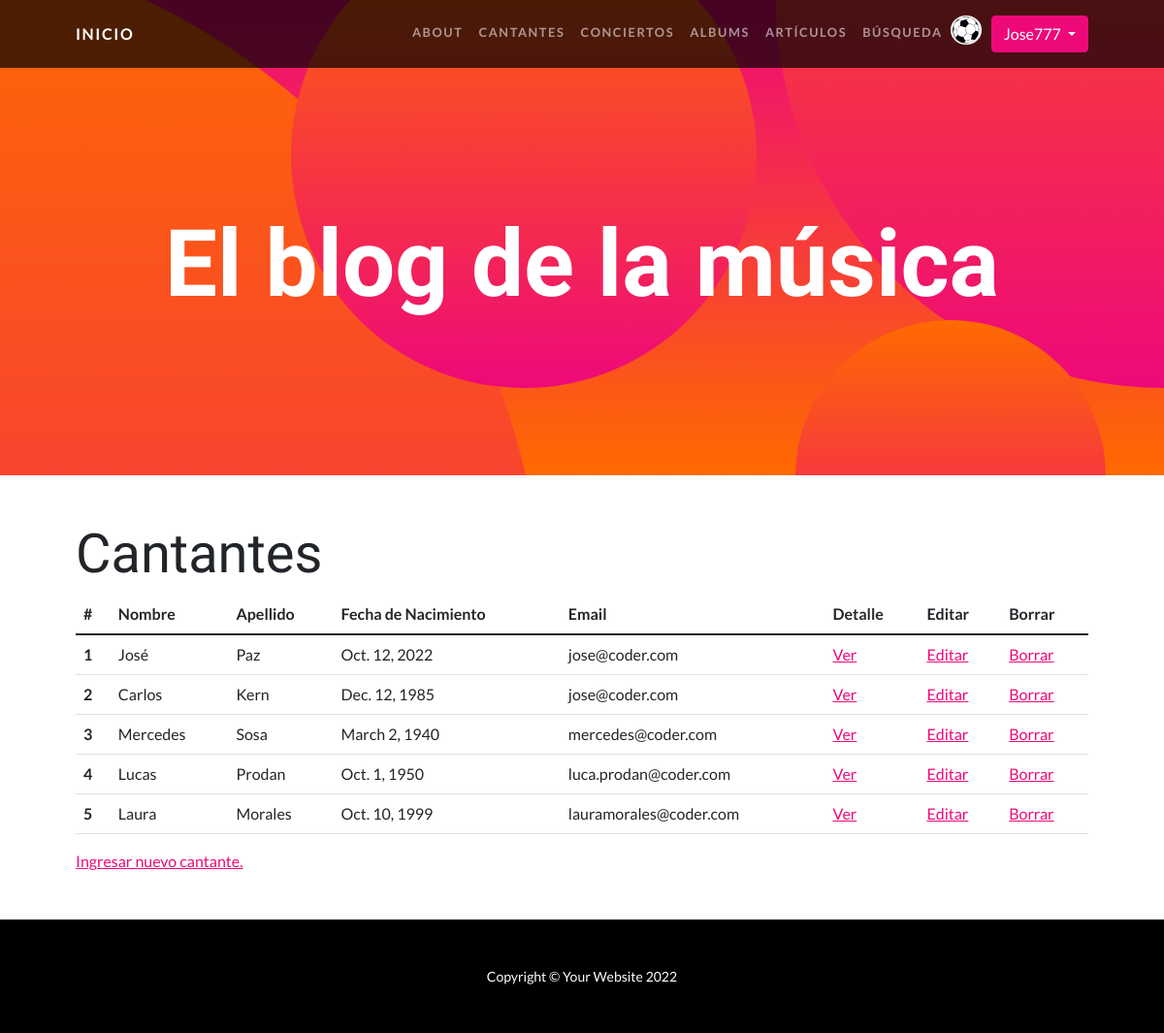
Before: /AppBlog/cantantes/ (signed in) with the older database file.
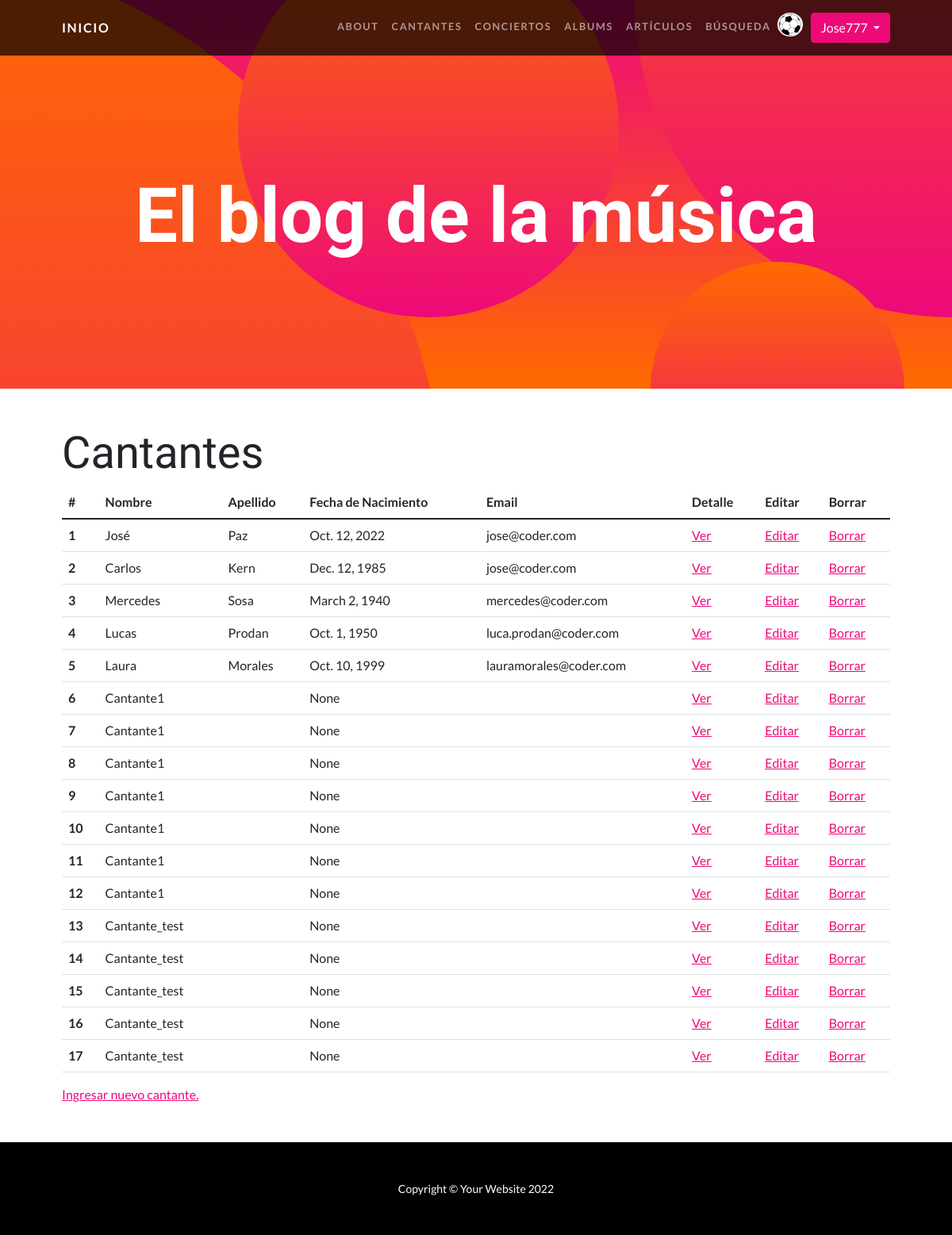
After: the same page with the newer database file.
### AppBlog/models.py (models this page shows, shortened)
class Avatar(models.Model):
    user = models.OneToOneField(User, on_delete=models.CASCADE)
    imagen = models.ImageField(upload_to="avatares", null=True, blank=True)

class Cantante(models.Model):
    nombre = models.CharField(max_length=30)
    apellido = models.CharField(max_length=30)
    fecha_nacimiento = models.DateField(null=True)
    email = models.EmailField()

### AppBlog/views.py (the view)
# urls.py: path("cantantes/", cantantes, name="cantantes"),
@login_required
def cantantes(request):
    cantantes = Cantante.objects.all()
    contexto = {"cantantes_encontrados": cantantes}
    return render(request, "AppBlog/cantantes.html", context=contexto)

### AppBlog/templates/AppBlog/cantantes.html
{% extends "AppBlog/padre.html" %}
{% load static %}
{% block contenidoQueCambia %}
<div class="container px-5 my-5">
    <h2 class="display-4" >Cantantes</h2>
    {% if cantantes_encontrados %}
        <table class="table table-hover">
            <thead>
            <tr>
                <th scope="col">#</th>
                <th scope="col">Nombre</th>
                <th scope="col">Apellido</th>
                <th scope="col">Fecha de Nacimiento</th>
                <th scope="col">Email</th>
                <th scope="col">Detalle</th>
                <th scope="col">Editar</th>
                <th scope="col">Borrar</th>
            </tr>
            </thead>
            <tbody>
            {% for cantantes in cantantes_encontrados %}
                <tr>
                    <th scope="row">{{forloop.counter}}</th>
                    <td>{{cantantes.nombre}}</td>
                    <td>{{cantantes.apellido}}</td>
                    <td>{{cantantes.fecha_nacimiento}}</td>
                    <td>{{cantantes.email}}</td>
                    <td> <a href="{% url 'CantanteDetail' cantantes.id %}">Ver</a> </td>
                    <td> <a href="{% url 'CantanteUpdate' cantantes.id %}">Editar</a> </td>
                    <td> <a href="{% url 'CantanteDelete' cantantes.id %}">Borrar</a> </td>
                </tr>
            {% endfor %}
            </tbody>
        </table>
    {% else %}
        <p>No se encontraron cantantes cargados en la base de datos.</p>
    {% endif %}
    <p><a href="{% url 'form_cantantes' %}"> Ingresar nuevo cantante.</a></p>
</div>
{% endblock %}

### AppBlog/templates/AppBlog/padre.html (shortened to what this page needs)
<!DOCTYPE html>
<html lang="en">
    <head>
        {% load static %}
        <link href="{% static 'AppBlog/css/styles.css' %}" rel="stylesheet" />
    </head>
    <body id="page-top">
        <nav class="navbar navbar-expand-lg navbar-dark navbar-custom fixed-top">
            <div class="container px-5">
                <a class="navbar-brand" href="{% url 'inicio' %}">Inicio</a>
                <div class="collapse navbar-collapse" id="navbarResponsive">
                    <ul class="navbar-nav ms-auto">
                        {% if user.is_authenticated %}
                                    <li class="nav-item"><a class="nav-link" href="{% url 'about' %}">About</a></li>
                                    <li class="nav-item"><a class="nav-link" href="{% url 'cantantes' %}">Cantantes</a></li>
                                    <li class="nav-item"><a class="nav-link" href="{% url 'conciertos' %}">Conciertos</a></li>
                                    <li class="nav-item"><a class="nav-link" href="{% url 'albums' %}">Albums</a></li>
                                    <li class="nav-item"><a class="nav-link" href="{% url 'articulos' %}">Artículos</a></li>
                                    <li class="nav-item"><a class="nav-link" href="{% url 'busqueda' %}">Búsqueda</a></li>
                                    <li class="nav-item"><a><img class="rounded-circle" src='{{ user.avatar.imagen.url }}' style="max-width: 2em; margin-right: 10px;"></img></a></li>
                                    <li class="nav-item">
                                        <div class="dropdown">
                                            <button class="btn btn-primary dropdown-toggle" type="button" data-toggle="dropdown">{{user.username}}
                                            </button>
                                        </div>
                                    </li>
                        {% else %}
                                    <li class="nav-item"><a class="nav-link" href="{% url 'registro' %}">Sign Up</a></li>
                                    <li class="nav-item"><a class="nav-link" href="{% url 'login' %}">Log In</a></li>
                        {% endif %}
                    </ul>
                </div>
            </div>
        </nav>
        <header class="masthead text-center text-white">
            <div class="masthead-content">
                <div class="container px-5">
                    <h1 class="masthead-heading mb-0">El blog de la música</h1>
                </div>
            </div>
            <div class="bg-circle-1 bg-circle"></div>
            <div class="bg-circle-2 bg-circle"></div>
            <div class="bg-circle-3 bg-circle"></div>
            <div class="bg-circle-4 bg-circle"></div>
        </header>
        {% block contenidoQueCambia %}{% endblock %}
        <footer class="py-5 bg-black">
            <div class="container px-5"><p class="m-0 text-center text-white small">Copyright &copy; Your Website 2022</p></div>
        </footer>
    </body>
</html>

Changed rows visible on the page:
added Cantante: nombre "Cantante1", fecha_nacimiento "None"
added Cantante: nombre "Cantante1", fecha_nacimiento "None"
added Cantante: nombre "Cantante1", fecha_nacimiento "None"
added Cantante: nombre "Cantante1", fecha_nacimiento "None"
added Cantante: nombre "Cantante1", fecha_nacimiento "None"
added Cantante: nombre "Cantante1", fecha_nacimiento "None"
added Cantante: nombre "Cantante1", fecha_nacimiento "None"
added Cantante: nombre "Cantante_test", fecha_nacimiento "None"
added Cantante: nombre "Cantante_test", fecha_nacimiento "None"
added Cantante: nombre "Cantante_test", fecha_nacimiento "None"
added Cantante: nombre "Cantante_test", fecha_nacimiento "None"
added Cantante: nombre "Cantante_test", fecha_nacimiento "None"
